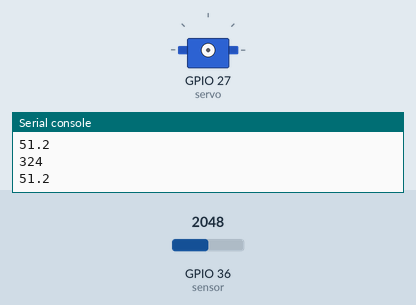
A program run on a simulated ESP32 board running MicroPython. Shown: servo, the last lines printed to the serial console. The inputs (shaded band) are chosen by the test bench; at power-on: GPIO 36 (sensor) = 2048 (analog values on the 0–4095 scale). Servo angles are drawn from the pulse width (0.5 ms = 0°, 2.5 ms = 180°).

Above: at 1.2 s.
1.3 s: GPIO 36 (sensor) set to 839
2.8 s: GPIO 36 (sensor) set to 718
4.3 s: GPIO 36 (sensor) set to 491
At 5.6 s:
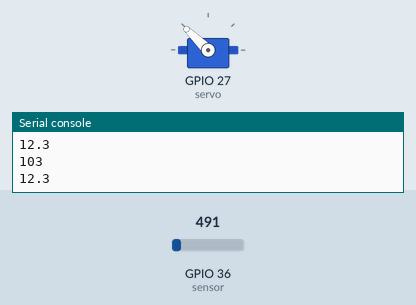
5.9 s: GPIO 36 (sensor) set to 0
At 7.2 s:
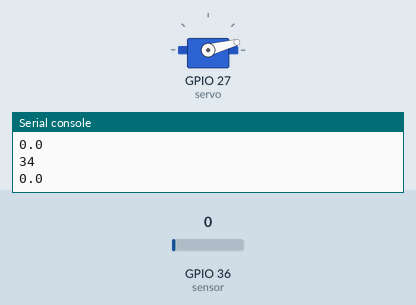
Timing chart, 0 to 8.5 s (numbered marks = the images above; inputs shaded):
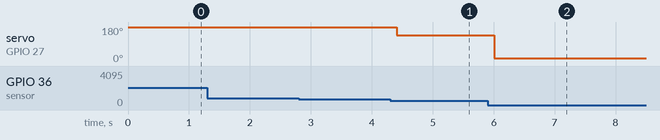

The program:

adcpwm.py
```python
from machine import Pin, PWM, ADC
import utime

def main():

    sensor = ADC(Pin(36))
    sensor.width(ADC.WIDTH_10BIT) # permite regular la precisión de lectura
    sensor.atten(ADC.ATTN_11DB)

    servo = PWM(Pin(27), freq = 50)

    def map(x):
        return int((x - 0) * (130- 34) / (180 - 0) + 34)

    def mapadc(x):
        return int((x - 0) * (1023- 0) / (130 - 34) + 0)

    while True:

        lectura =  float(sensor.read())/10
        print(lectura)
        angulo = mapadc(lectura)
        m = map(angulo)
        servo.duty(m)
        utime.sleep(0.2)
        print(m)


if __name__ == '__main__':
    main()
```

Measured:
- after the input at 4.3 s, servo on GPIO 27 (servo): 180° → 136° after 0.11 s
- after the input at 5.9 s, servo on GPIO 27 (servo): 136° → 15° after 0.11 s
